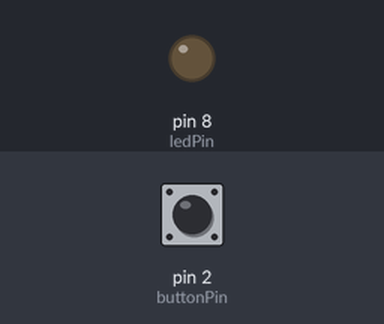
A sketch run on a simulated Arduino Uno, built with avr-gcc and run on an emulated ATmega328P. On the bench: output pins drawn as LEDs (lit = HIGH). The test bench sets the inputs (shaded band); at power-on: pin 2 (buttonPin) HIGH.

Above: at 1.2 s.
1.3 s: pin 2 (buttonPin) pulled LOW for 0.15 s
At 2.7 s:
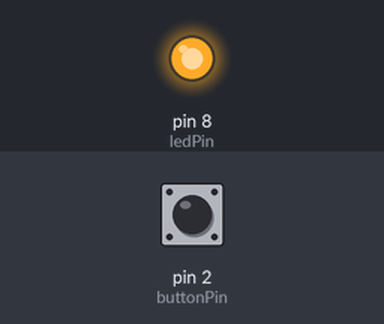
3.0 s: pin 2 (buttonPin) pulled LOW for 1 s
At 3.8 s:
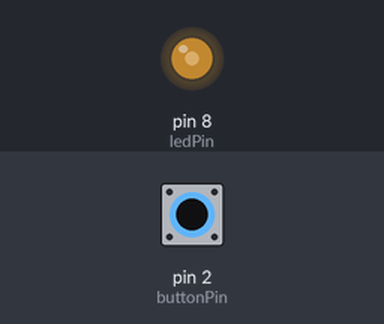
5.5 s: pin 2 (buttonPin) pulled LOW for 3.2 s
At 9.8 s:
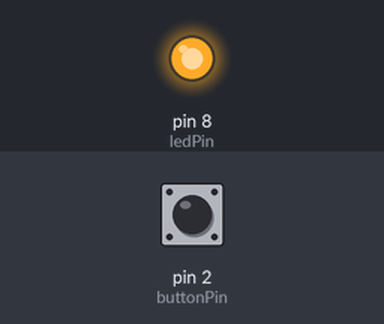
Timing chart, 0 to 11.3 s (numbered marks = the images above; inputs shaded):
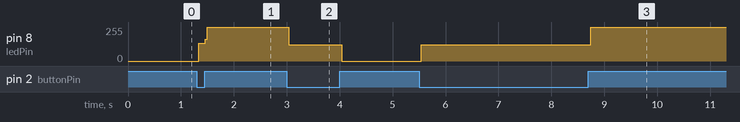

Measured:
- after the input at 1.3 s, pin 8 (ledPin): 0/255 → 134/255 at once, → 255/255 0.12 s later
- after the input at 3.0 s, pin 8 (ledPin): 255/255 → 121/255 at once, → 0/255 1.0 s later
- after the input at 5.5 s, pin 8 (ledPin): 0/255 → 121/255 at once, → 255/255 3.2 s later

The sketch:

b3_03_toggle_buggy.ino
```cpp
// ==================================================================
//   BAND 3, PART 8  -  THIS ONE DOES NOT WORK PROPERLY
//
//   WHAT IT SHOULD DO
//     Press once, light on. Press again, light off.
//
//   WHAT IT ACTUALLY DOES
//     Goes DIM while you hold the button, because it flips far
//     faster than your eye can follow, then lands on
//     whichever state it happened to be in. Useless.
//
//     The logic is correct. Nothing is misspelled. Work out why
//     before you look at the fixed version.
//
//     Hint: how many times a second does loop run?
//
//     Band 3 Part 9 explains it.
//
//   WIRING
//     Same as b3_01.
// ==================================================================

int buttonPin = 2;
int ledPin = 8;

bool lightIsOn = false;

void setup() {
  pinMode(buttonPin, INPUT_PULLUP);
  pinMode(ledPin, OUTPUT);
}

void loop() {
  if (digitalRead(buttonPin) == LOW) {

    if (lightIsOn == true) {
      lightIsOn = false;
    } else {
      lightIsOn = true;
    }

  }

  if (lightIsOn == true) {
    digitalWrite(ledPin, HIGH);
  } else {
    digitalWrite(ledPin, LOW);
  }
}
```
